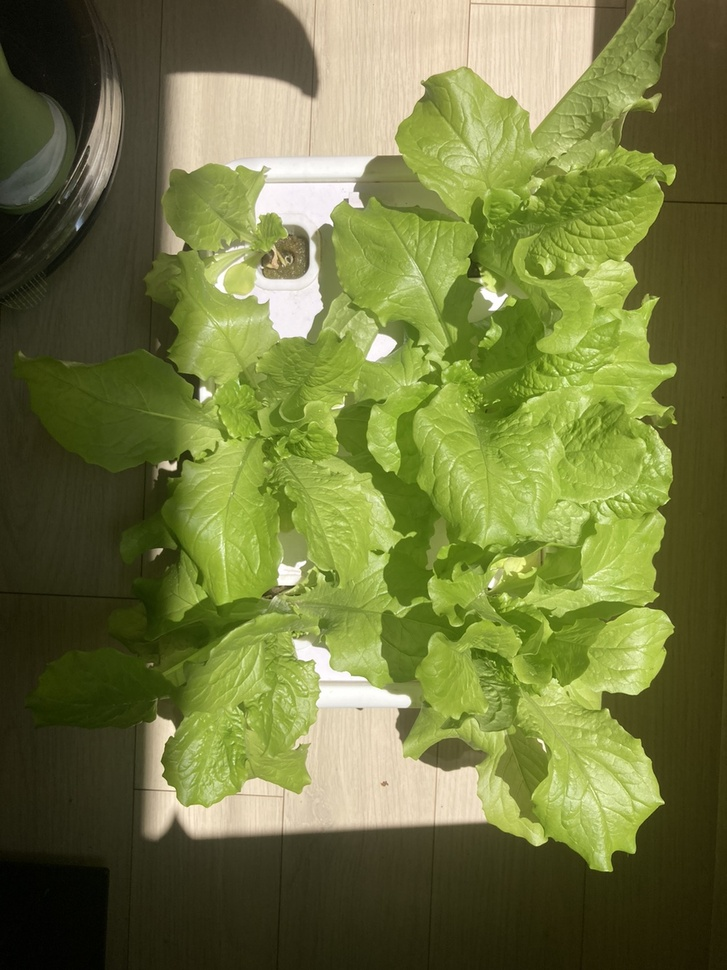
#> input picture lettuce0514.jpg, 727 x 970 px, shrunk from 1000 x 1334 before the run, found by its file name
$ python Adaptive_ThresholdTes.py
#> lines starting #> are read from the running program, lines starting #| are printed output that depends on the picture; after the words box and inside, x2 and y2 are one past the last pixel; in counts of white or black regions, pixels touching at a corner belong together
import cv2

image = cv2.imread('lettuce0514.jpg', cv2.IMREAD_GRAYSCALE)
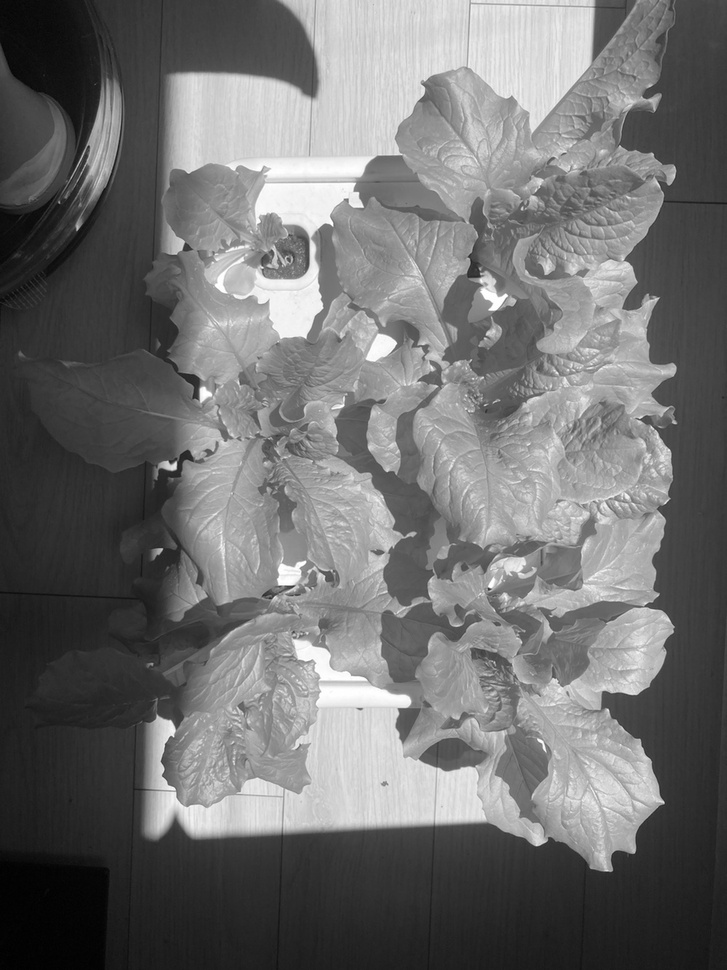
#> image: shape (970, 727); min 0, max 255, mean 111.8
adaptive_thresh_mean = cv2.adaptiveThreshold(image, 255, cv2.ADAPTIVE_THRESH_MEAN_C,cv2.THRESH_BINARY, 11, 2)
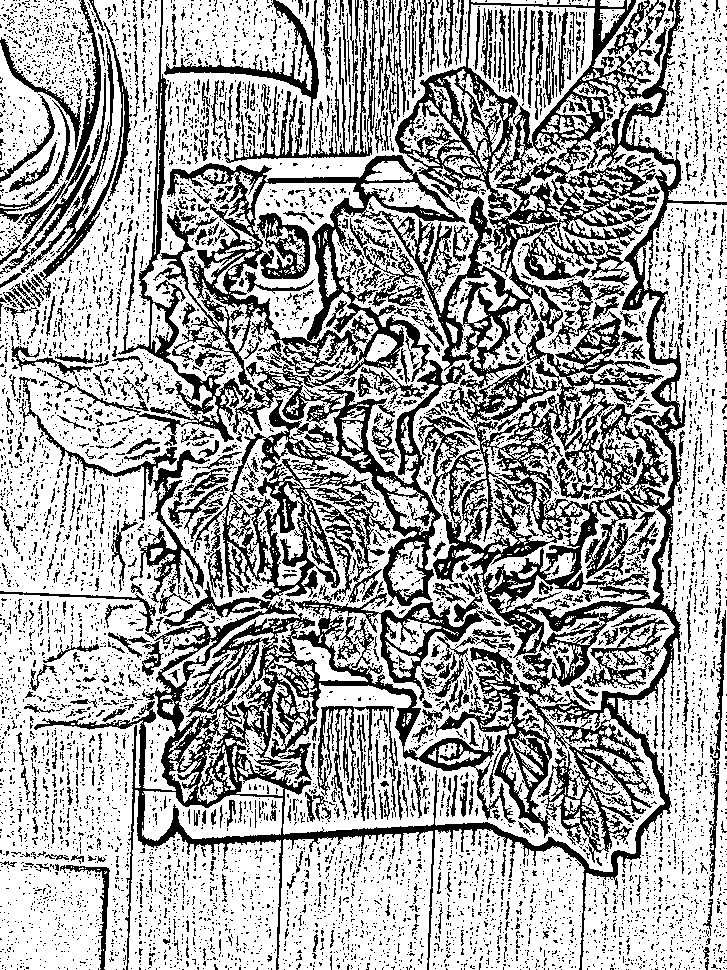
#> adaptive_thresh_mean: shape (970, 727); 66.4% white; 8037 black regions (7343 under 20 px), largest, box (x1, y1, x2, y2) and area: (34, 0, 727, 970) 144655, (164, 0, 376, 163) 5015, (21, 21, 132, 298) 3106
adaptive_thresh_gaussian = cv2.adaptiveThreshold(image, 255, cv2.ADAPTIVE_THRESH_GAUSSIAN_C,cv2.THRESH_BINARY, 11, 2)
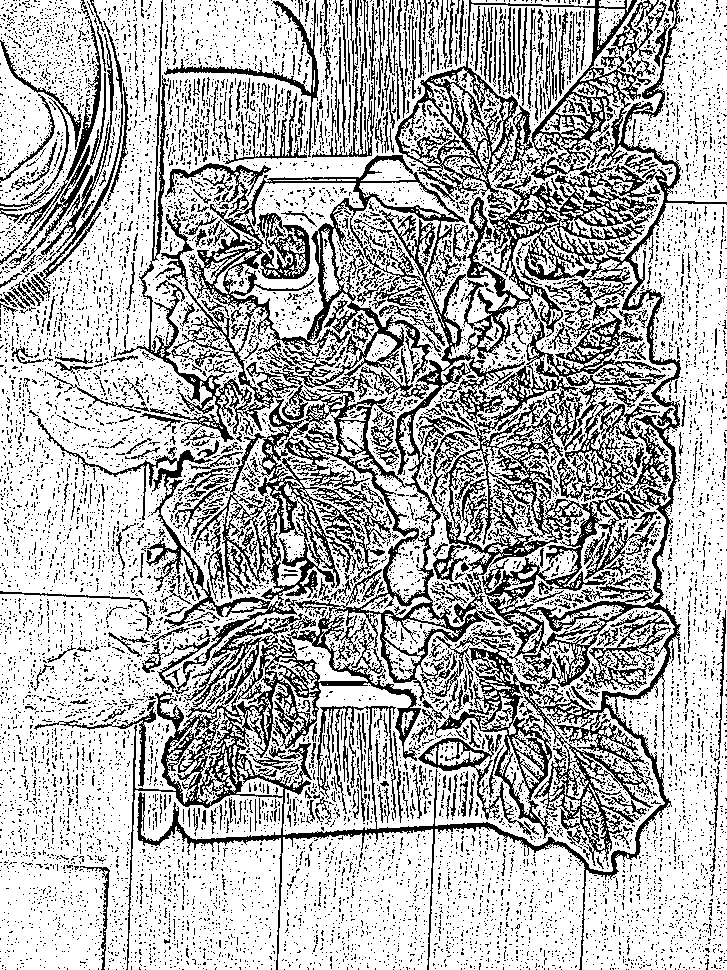
#> adaptive_thresh_gaussian: shape (970, 727); 70.7% white; black in thin lines or dots

cv2.imshow('Original Image', image)
cv2.imshow('Adaptive Threshold Mean', adaptive_thresh_mean)
cv2.imshow('Adaptive Threshold Gaussian', adaptive_thresh_gaussian)
cv2.waitKey(0)
cv2.destroyAllWindows()
